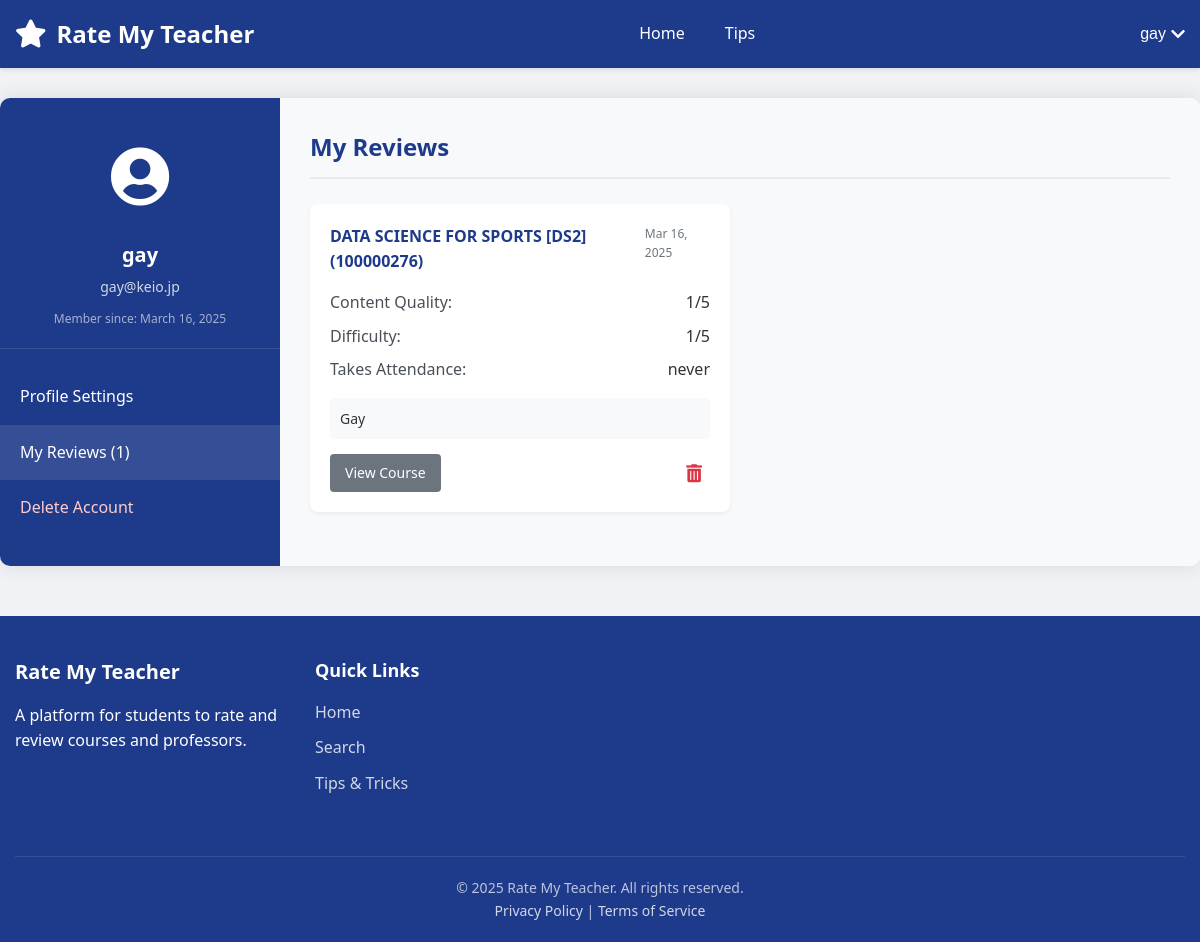
Before: /account-section.php (signed in) with the older database file.
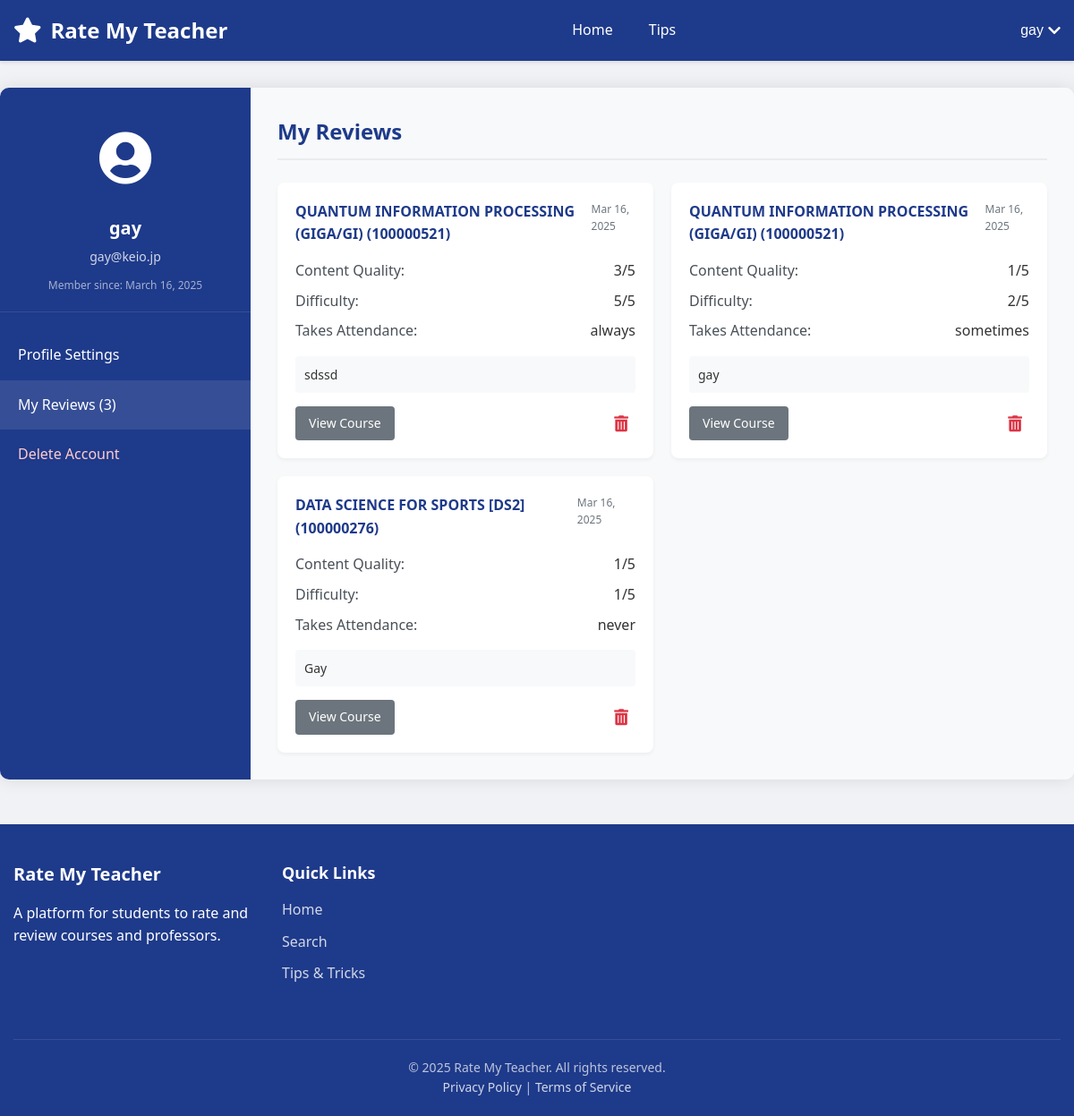
After: the same page with the newer database file.
### tables this page shows
CREATE TABLE users (
        id INTEGER PRIMARY KEY AUTOINCREMENT,
        username TEXT NOT NULL UNIQUE,
        email TEXT NOT NULL UNIQUE,
        password TEXT NOT NULL,
        created_at TIMESTAMP DEFAULT CURRENT_TIMESTAMP,
        is_verified INTEGER DEFAULT 0,
        verification_token TEXT DEFAULT NULL,
        token_expiry TIMESTAMP DEFAULT NULL
    );

CREATE TABLE ratings (
        id INTEGER PRIMARY KEY AUTOINCREMENT,
        user_id INTEGER NOT NULL,
        professor_id INTEGER NOT NULL,
        course_id INTEGER NOT NULL,
        rating REAL NOT NULL,
        content_rating INTEGER,
        difficulty_rating INTEGER,
        grade TEXT,
        textbook TEXT,
        attendance_check TEXT,
        first_half TEXT,
        second_half TEXT,
        comment TEXT,
        created_at TIMESTAMP DEFAULT CURRENT_TIMESTAMP, is_anonymous INTEGER DEFAULT 0,
        FOREIGN KEY (user_id) REFERENCES users(id) ON DELETE CASCADE,
        FOREIGN KEY (professor_id) REFERENCES professors(id) ON DELETE CASCADE,
        FOREIGN KEY (course_id) REFERENCES courses(id) ON DELETE CASCADE
    );

CREATE TABLE courses (
        id INTEGER PRIMARY KEY AUTOINCREMENT,
        name TEXT NOT NULL,
        course_code TEXT,
        description TEXT,
        professor_id INTEGER,
        semester TEXT,
        avg_content_quality REAL DEFAULT 0,
        avg_difficulty REAL DEFAULT 0,
        overall_rating REAL DEFAULT 0,
        review_count INTEGER DEFAULT 0,
        FOREIGN KEY (professor_id) REFERENCES professors(id) ON DELETE SET NULL
    );

### account-section.php (the view, shortened to what this page needs)
<?php
require_once __DIR__ . "/config.php";
$username = $_SESSION["username"];
$email = $_SESSION["email"];
$user_id = $_SESSION["id"];
$reviews_count = 0;
$reviews = [];
try {
    $columns_sql = "PRAGMA table_info(ratings)";
    $columns_result = $conn->query($columns_sql);
    $has_comments_field = false;
    $has_comment_field = false;
    while ($column = $columns_result->fetchArray(SQLITE3_ASSOC)) {
        if ($column['name'] === 'comment') {
            $has_comment_field = true;
        }
    }
    $course_columns_sql = "PRAGMA table_info(courses)";
    $course_columns_result = $conn->query($course_columns_sql);
    $course_name_field = 'name';
    $course_code_field = 'course_code';
    while ($column = $course_columns_result->fetchArray(SQLITE3_ASSOC)) {
        if ($column['name'] === 'name') {
            $course_name_field = 'name';
        }
    }
    $comment_field = $has_comments_field ? 'r.comments' : ($has_comment_field ? 'r.comment' : 'NULL');
    $review_sql = "SELECT r.*,
                  c.$course_name_field AS course_name,
                  c.$course_code_field AS course_code,
                  $comment_field AS review_text
                  FROM ratings r
                  JOIN courses c ON r.course_id = c.id
                  WHERE r.user_id = :user_id
                  ORDER BY r.created_at DESC";
    $review_stmt = $conn->prepare($review_sql);
    $review_stmt->bindValue(':user_id', $user_id, SQLITE3_INTEGER);
    $result = $review_stmt->execute();
    while ($row = $result->fetchArray(SQLITE3_ASSOC)) {
        if ($has_comments_field) {
            $row['comments'] = $row['comments'] ?? '';
        } elseif ($has_comment_field) {
            $row['comments'] = $row['comment'] ?? '';
        } else {
            $row['comments'] = '';
        }
        $row['content_quality'] = $row['content_quality'] ?? ($row['content_rating'] ?? 3);
        $row['difficulty'] = $row['difficulty'] ?? ($row['difficulty_rating'] ?? 3);
        $row['takes_attendance'] = $row['attendance_check'] ?? 'Unknown';
        $reviews[] = $row;
        $reviews_count++;
    }
} catch (Exception $e) {
    error_log("Error fetching reviews: " . $e->getMessage());
}
$join_date = "";
try {
    $date_sql = "SELECT created_at FROM users WHERE id = :user_id";
    $date_stmt = $conn->prepare($date_sql);
    $date_stmt->bindValue(':user_id', $user_id, SQLITE3_INTEGER);
    $result = $date_stmt->execute();
    if ($row = $result->fetchArray(SQLITE3_ASSOC)) {
        $join_date = date("F j, Y", strtotime($row["created_at"]));
    }
} catch (Exception $e) {
    $join_date = "Unknown";
}
include_once "header.php";
?>
<div class="account-page-container">
    <div class="account-sidebar">
        <div class="user-profile">
            <div class="profile-avatar">
                <i class="fas fa-user-circle"></i>
            </div>
            <h3><?php echo htmlspecialchars($username); ?></h3>
            <p class="user-email"><?php echo htmlspecialchars($email); ?></p>
            <p class="join-date">Member since: <?php echo $join_date; ?></p>
        </div>
        <ul class="sidebar-nav">
            <li><a href="#profile-settings" data-section="profile-settings">Profile Settings</a></li>
            <li class="active"><a href="#my-reviews" data-section="my-reviews">My Reviews (<?php echo $reviews_count; ?>)</a></li>
            <li class="danger-item"><a href="#delete-account" data-section="delete-account">Delete Account</a></li>
        </ul>
    </div>
    <div class="account-content">
        <div id="my-reviews" class="account-section active">
            <h2>My Reviews</h2>
            <?php if (count($reviews) > 0): ?>
                <div class="reviews-list">
                    <?php foreach ($reviews as $review): ?>
                        <div class="review-card">
                            <div class="review-header">
                                <h3><?php echo htmlspecialchars($review["course_name"]); ?> (<?php echo htmlspecialchars($review["course_code"]); ?>)</h3>
                                <span class="review-date"><?php echo date("M j, Y", strtotime($review["created_at"])); ?></span>
                            </div>
                            <div class="review-ratings">
                                <div class="rating-item">
                                    <span class="rating-label">Content Quality:</span>
                                    <span class="rating-value"><?php echo $review["content_quality"]; ?>/5</span>
                                </div>
                                <div class="rating-item">
                                    <span class="rating-label">Difficulty:</span>
                                    <span class="rating-value"><?php echo $review["difficulty"]; ?>/5</span>
                                </div>
                                <?php if (isset($review["takes_attendance"])): ?>
                                <div class="rating-item">
                                    <span class="rating-label">Takes Attendance:</span>
                                    <span class="rating-value"><?php echo htmlspecialchars($review["takes_attendance"]); ?></span>
                                </div>
                                <?php endif; ?>
                            </div>
                            <?php
                            $reviewText = '';
                            if (!empty($review["comments"])) {
                                $reviewText = $review["comments"];
                            } elseif (!empty($review["comment"])) {
                                $reviewText = $review["comment"];
                            } elseif (!empty($review["review_text"])) {
                                $reviewText = $review["review_text"];
                            }
                            if (!empty($reviewText)):
                            ?>
                                <div class="review-comment">
                                    <p><?php echo htmlspecialchars($reviewText); ?></p>
                                </div>
                            <?php endif; ?>
                            <div class="review-actions">
                                <a href="course_page_template.php?course=<?php echo urlencode($review["course_name"]); ?>" class="btn-secondary">View Course</a>
                                <button class="delete-review" data-review-id="<?php echo $review["id"]; ?>" title="Delete Review">
                                    <i class="fas fa-trash-alt"></i>
                                </button>
                            </div>
                        </div>
                    <?php endforeach; ?>
                </div>
            <?php endif; ?>
        </div>
    </div>
</div>
<?php
include_once __DIR__ . "/footer.php";
?>

### header.php (shortened to what this page needs)
<!DOCTYPE html>
<html lang="en">
<head>
    <link rel="stylesheet" href="https://cdnjs.cloudflare.com/ajax/libs/font-awesome/5.15.4/css/all.min.css">
</head>
<body>
    <header>
        <div class="header-container">
            <a href="index.php" class="site-logo">
                <i class="fas fa-star"></i>
                Rate My Teacher
            </a>
            <nav class="main-nav" id="main-nav">
                <ul>
                    <li><a href="home.php" class="<?php echo basename($_SERVER['PHP_SELF']) == 'home.php' ? 'active' : ''; ?>">Home</a></li>
                    <li><a href="tipsandtricks.php" class="<?php echo basename($_SERVER['PHP_SELF']) == 'tipsandtricks.php' ? 'active' : ''; ?>">Tips</a></li>
                </ul>
            </nav>
            <div class="user-menu">
                <?php if (isset($_SESSION["loggedin"]) && $_SESSION["loggedin"] === true): ?>
                    <button class="user-menu-btn" id="user-menu-btn">
                        <?php echo htmlspecialchars($_SESSION["username"]); ?>
                        <i class="fas fa-chevron-down"></i>
                    </button>
                <?php endif; ?>
            </div>
        </div>
    </header>
    <div class="main-container">

### footer.php (shortened to what this page needs)
    </div>
    <footer>
        <div class="footer-container">
            <div class="footer-info">
                <h3>Rate My Teacher</h3>
                <p>A platform for students to rate and review courses and professors.</p>
            </div>
            <div class="footer-links">
                <h4>Quick Links</h4>
                <ul>
                    <li><a href="home.php">Home</a></li>
                    <li><a href="search.php">Search</a></li>
                    <li><a href="tipsandtricks.php">Tips & Tricks</a></li>
                </ul>
            </div>
            <div class="footer-legal">
                <p>&copy; <?php echo date("Y"); ?> Rate My Teacher. All rights reserved.</p>
                <p><a href="#">Privacy Policy</a> | <a href="#">Terms of Service</a></p>
            </div>
        </div>
    </footer>
</body>
</html>

### header.php (style rules this page uses)
* { margin: 0; padding: 0; box-sizing: border-box; }
body { font-family: 'Segoe UI', Tahoma, Geneva, Verdana, sans-serif; line-height: 1.6; color: #333; background-color: #f0f2f5; }
header { background-color: #1e3a8a; color: white; padding: 15px 0; box-shadow: 0 2px 4px rgba(0, 0, 0, 0.1); }
.header-container { max-width: 1200px; margin: 0 auto; padding: 0 15px; display: flex; justify-content: space-between; align-items: center; }
.site-logo { font-size: 24px; font-weight: bold; text-decoration: none; color: white; display: flex; align-items: center; }
.site-logo i { margin-right: 10px; font-size: 28px; }
.main-nav ul { list-style: none; display: flex; gap: 20px; }
.main-nav a { text-decoration: none; color: white; font-weight: 500; padding: 5px 10px; border-radius: 4px; transition: background-color 0.2s; }
.user-menu { position: relative; }
.user-menu-btn { background: none; border: none; color: white; cursor: pointer; display: flex; align-items: center; font-size: 16px; font-weight: 500; }
.user-menu-btn i { margin-left: 5px; }

### account-section.php (style rules this page uses)
.account-page-container { display: flex; max-width: 1200px; margin: 30px auto; background-color: #fff; border-radius: 10px; box-shadow: 0 0 20px rgba(0, 0, 0, 0.1); overflow: hidden; }
.account-sidebar { width: 280px; background-color: #1e3a8a; color: #fff; padding: 30px 0; }
.user-profile { padding: 0 20px 20px; text-align: center; border-bottom: 1px solid rgba(255, 255, 255, 0.1); }
.profile-avatar { font-size: 60px; margin-bottom: 15px; }
.user-profile h3 { margin: 0 0 5px; font-size: 20px; }
.user-email { margin: 0 0 10px; font-size: 14px; opacity: 0.8; }
.join-date { font-size: 12px; opacity: 0.6; }
.sidebar-nav { list-style: none; padding: 0; margin: 20px 0 0 0; }
.sidebar-nav li { padding: 0; margin: 0; }
.sidebar-nav li a { display: block; padding: 15px 20px; color: #fff; text-decoration: none; transition: background-color 0.2s; }
.sidebar-nav li a:hover, .sidebar-nav li.active a { background-color: rgba(255, 255, 255, 0.1); }
.sidebar-nav li.danger-item a { color: #ffcccc; }
.account-content { flex: 1; padding: 30px; background-color: #f8f9fa; overflow-y: auto; }
.account-section { display: none; }
.account-section.active { display: block; }
.account-section h2 { color: #1e3a8a; margin-top: 0; margin-bottom: 25px; padding-bottom: 10px; border-bottom: 2px solid #e9ecef; }
.btn-secondary { background-color: #6c757d; color: white; padding: 8px 15px; border: none; border-radius: 4px; cursor: pointer; font-size: 14px; text-decoration: none; display: inline-block; transition: background-color 0.2s; }
.reviews-list { display: grid; gap: 20px; grid-template-columns: repeat(auto-fill, minmax(300px, 1fr)); }
.review-card { background-color: #fff; border-radius: 8px; padding: 20px; box-shadow: 0 2px 4px rgba(0, 0, 0, 0.05); }
.review-header { display: flex; justify-content: space-between; align-items: flex-start; margin-bottom: 15px; }
.review-header h3 { margin: 0; font-size: 16px; color: #1e3a8a; }
.review-date { font-size: 12px; color: #6c757d; }
.review-ratings { margin-bottom: 15px; }
.rating-item { display: flex; justify-content: space-between; margin-bottom: 8px; }
.rating-label { font-weight: 500; color: #495057; }
.review-comment { padding: 10px; background-color: #f8f9fa; border-radius: 4px; margin-bottom: 15px; }
.review-comment p { margin: 0; font-size: 14px; line-height: 1.5; }
.review-actions { display: flex; justify-content: space-between; align-items: center; }
.delete-review { background: none; border: none; color: #dc3545; font-size: 18px; cursor: pointer; padding: 8px; border-radius: 50%; transition: all 0.2s; display: flex; align-items: center; justify-content: center; }

Changed rows visible on the page:
added ratings: course.name "QUANTUM INFORMATION PROCESSING (GIGA/GI)", course.course_code "100000521", created_at "Mar 16, 2025", content_quality "3", difficulty_rating "5", attendance_check "always", reviewText "sdssd"
added ratings: course.name "QUANTUM INFORMATION PROCESSING (GIGA/GI)", course.course_code "100000521", created_at "Mar 16, 2025", content_rating "1", difficulty_rating "2", attendance_check "sometimes", reviewText "gay"
Other visible differences:
$reviews_count: "1" → "3"
